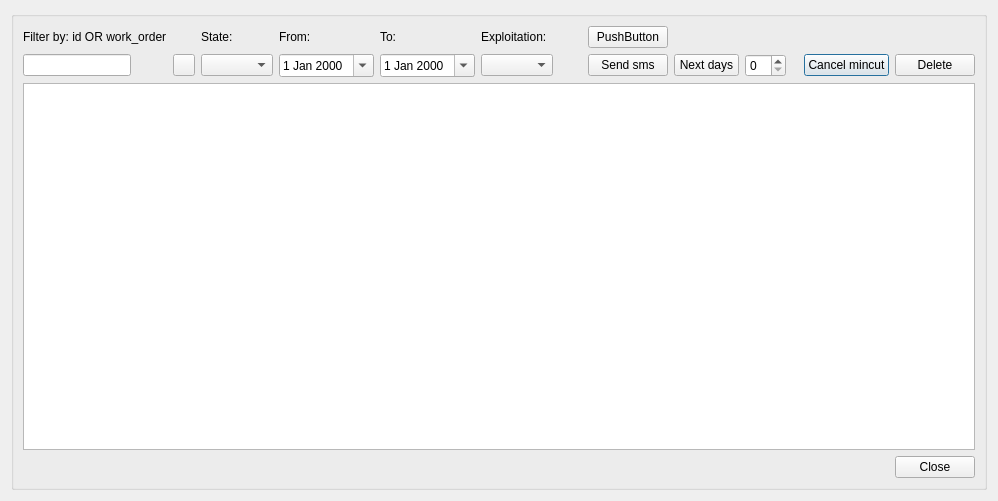
<?xml version="1.0" encoding="UTF-8"?>
<ui version="4.0">
 <class>dlg_mincut_manager</class>
 <widget class="QDialog" name="dlg_mincut_manager">
  <property name="geometry">
   <rect>
    <x>0</x>
    <y>0</y>
    <width>998</width>
    <height>501</height>
   </rect>
  </property>
  <property name="windowTitle">
   <string>Mincut management</string>
  </property>
  <layout class="QGridLayout" name="verticalLayout_4">
   <item row="2" column="0">
    <widget class="QGroupBox" name="groupBox">
     <property name="title">
      <string/>
     </property>
     <layout class="QGridLayout" name="verticalLayout_3">
      <item row="3" column="14">
       <widget class="QPushButton" name="btn_cancel_mincut">
        <property name="text">
         <string>Cancel mincut</string>
        </property>
       </widget>
      </item>
      <item row="3" column="1">
       <widget class="QPushButton" name="btn_selector_mincut">
        <property name="maximumSize">
         <size>
          <width>22</width>
          <height>22</height>
         </size>
        </property>
        <property name="text">
         <string/>
        </property>
       </widget>
      </item>
      <item row="5" column="15">
       <widget class="QPushButton" name="btn_cancel">
        <property name="text">
         <string>Close</string>
        </property>
       </widget>
      </item>
      <item row="1" column="5">
       <widget class="QLabel" name="label_3">
        <property name="text">
         <string>Exploitation:</string>
        </property>
       </widget>
      </item>
      <item row="3" column="0">
       <widget class="QLineEdit" name="txt_mincut_id">
        <property name="sizePolicy">
         <sizepolicy hsizetype="Fixed" vsizetype="Fixed">
          <horstretch>0</horstretch>
          <verstretch>0</verstretch>
         </sizepolicy>
        </property>
        <property name="text">
         <string/>
        </property>
       </widget>
      </item>
      <item row="3" column="5">
       <widget class="QComboBox" name="cmb_expl"/>
      </item>
      <item row="3" column="15">
       <widget class="QPushButton" name="btn_delete">
        <property name="sizePolicy">
         <sizepolicy hsizetype="Fixed" vsizetype="Fixed">
          <horstretch>0</horstretch>
          <verstretch>0</verstretch>
         </sizepolicy>
        </property>
        <property name="text">
         <string>Delete</string>
        </property>
       </widget>
      </item>
      <item row="3" column="8">
       <spacer name="horizontalSpacer_2">
        <property name="orientation">
         <enum>Qt::Horizontal</enum>
        </property>
        <property name="sizeHint" stdset="0">
         <size>
          <width>80</width>
          <height>20</height>
         </size>
        </property>
       </spacer>
      </item>
      <item row="3" column="3">
       <widget class="QDateEdit" name="date_from">
        <property name="calendarPopup">
         <bool>true</bool>
        </property>
       </widget>
      </item>
      <item row="1" column="4">
       <widget class="QLabel" name="lbl_date_to">
        <property name="text">
         <string>To:</string>
        </property>
       </widget>
      </item>
      <item row="3" column="4">
       <widget class="QDateEdit" name="date_to">
        <property name="calendarPopup">
         <bool>true</bool>
        </property>
       </widget>
      </item>
      <item row="5" column="0" colspan="13">
       <spacer name="horizontalSpacer">
        <property name="orientation">
         <enum>Qt::Horizontal</enum>
        </property>
        <property name="sizeHint" stdset="0">
         <size>
          <width>40</width>
          <height>20</height>
         </size>
        </property>
       </spacer>
      </item>
      <item row="1" column="2">
       <widget class="QLabel" name="lbl_state">
        <property name="text">
         <string>State:</string>
        </property>
       </widget>
      </item>
      <item row="1" column="3">
       <widget class="QLabel" name="lbl_date_from">
        <property name="text">
         <string>From:</string>
        </property>
       </widget>
      </item>
      <item row="3" column="9">
       <widget class="QPushButton" name="btn_notify">
        <property name="text">
         <string>Send sms</string>
        </property>
       </widget>
      </item>
      <item row="3" column="11">
       <widget class="QSpinBox" name="spn_next_days">
        <property name="maximumSize">
         <size>
          <width>60</width>
          <height>16777215</height>
         </size>
        </property>
       </widget>
      </item>
      <item row="1" column="0">
       <widget class="QLabel" name="lbl_filter">
        <property name="text">
         <string>Filter by: id OR work_order</string>
        </property>
       </widget>
      </item>
      <item row="4" column="0" colspan="16">
       <widget class="QTableView" name="tbl_mincut_edit">
        <property name="sortingEnabled">
         <bool>true</bool>
        </property>
       </widget>
      </item>
      <item row="3" column="2">
       <widget class="QComboBox" name="state_edit">
        <property name="sizePolicy">
         <sizepolicy hsizetype="Preferred" vsizetype="Fixed">
          <horstretch>0</horstretch>
          <verstretch>0</verstretch>
         </sizepolicy>
        </property>
       </widget>
      </item>
      <item row="3" column="10">
       <widget class="QPushButton" name="btn_next_days">
        <property name="maximumSize">
         <size>
          <width>65</width>
          <height>16777215</height>
         </size>
        </property>
        <property name="text">
         <string>Next days</string>
        </property>
       </widget>
      </item>
      <item row="1" column="9">
       <widget class="QPushButton" name="btn_test">
        <property name="text">
         <string>PushButton</string>
        </property>
       </widget>
      </item>
     </layout>
    </widget>
   </item>
  </layout>
 </widget>
 <resources/>
 <connections/>
</ui>
